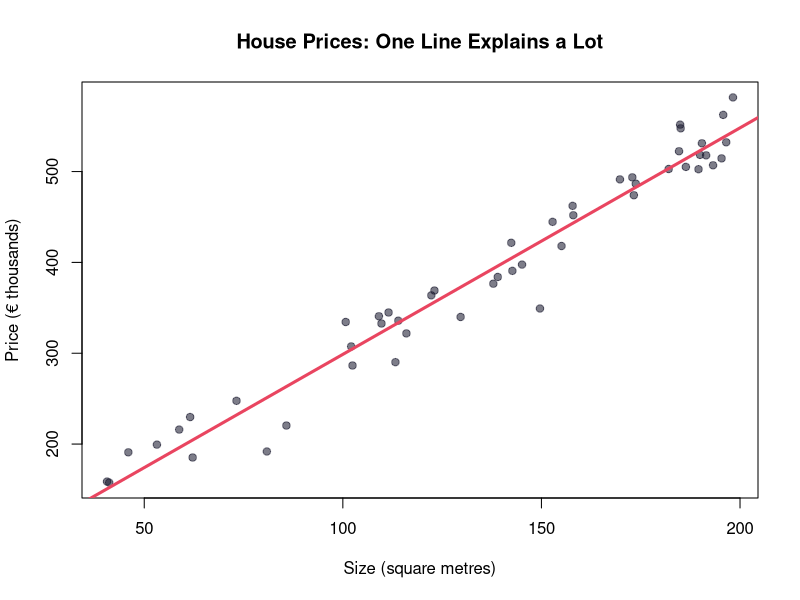

Generate this figure with R:
## ---- chunk 1
#| label: fig-simple-regression
#| fig-cap: "A simple linear regression — the foundation beneath complex models"
#| code-fold: true
#| warning: false

# Generate some example data
set.seed(42)
n <- 50
square_metres <- runif(n, 40, 200)
price <- 50000 + 2500 * square_metres + rnorm(n, 0, 25000)

# Fit the simplest model
model <- lm(price ~ square_metres)

# Plot
plot(square_metres, price / 1000,
     pch = 19, col = "#1a1a2e90",
     xlab = "Size (square metres)",
     ylab = "Price (€ thousands)",
     main = "House Prices: One Line Explains a Lot",
     family = "sans", cex.main = 1.2)
abline(model$coefficients[1] / 1000, model$coefficients[2] / 1000,
       col = "#e94560", lwd = 3)
